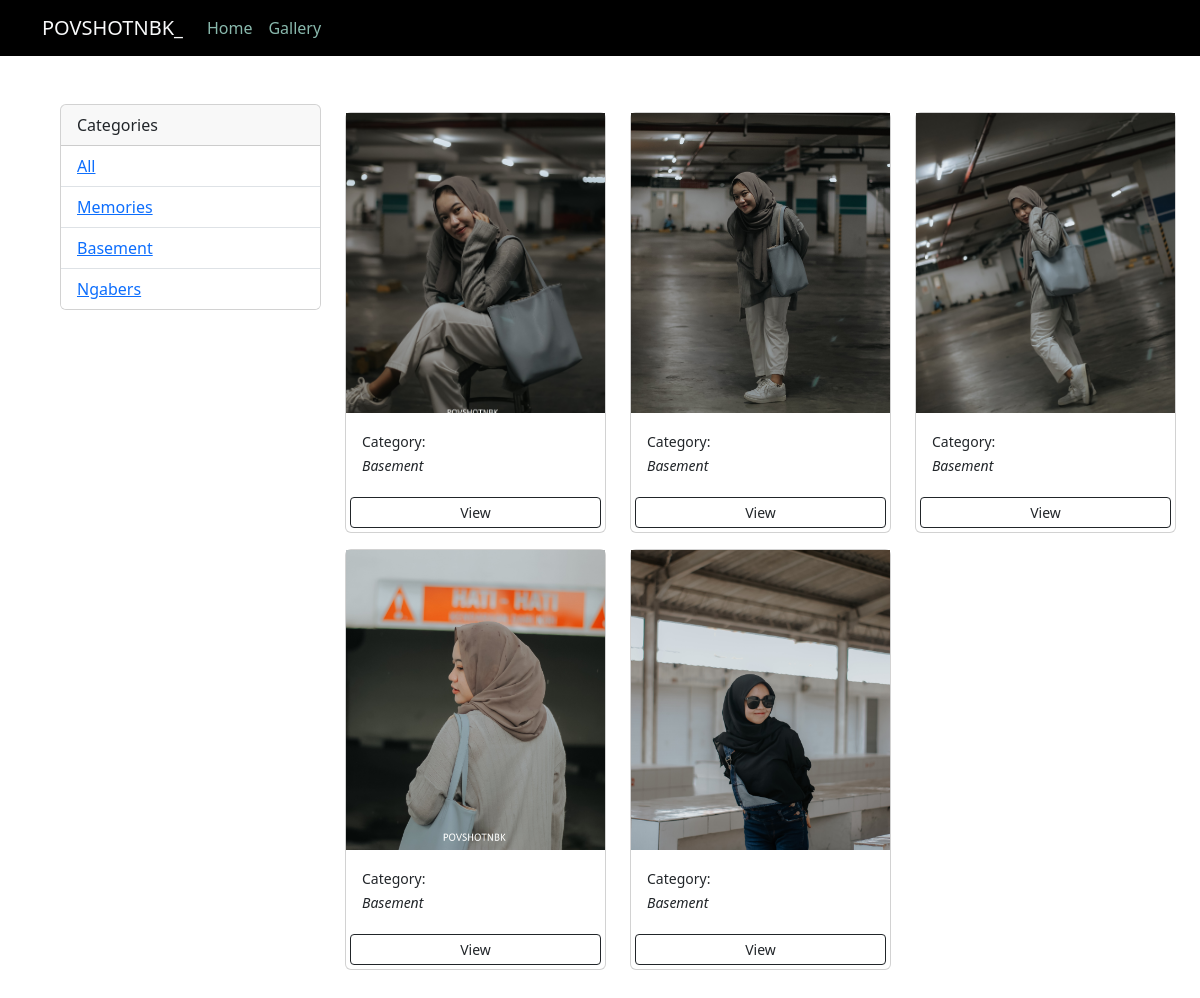
/gallery/?category=Basement, run on the app's committed database.
### website/models.py (models this page shows, shortened)
class Category(models.Model):
    name = models.CharField(max_length=100,null=False, blank=False)

class Photo(models.Model):
    category = models.ForeignKey(Category, on_delete=models.SET_NULL, null=True, blank=True)
    judul = models.CharField(max_length=500, null=True, blank=True)
    image = models.ImageField(null=False, blank=False)
    description = models.TextField()
    price = models.DecimalField(max_digits=10, decimal_places=2, null=False, blank=False)

### website/views.py (the view)
# urls.py: path("gallery/", views.gallery, name="gallery"),
def gallery(request):
    category = request.GET.get('category')
    if category == None :
        photos = Photo.objects.all()
    else :
        photos = Photo.objects.filter(category__name__contains=category)
    categories = Category.objects.all()
    context = {'categories' : categories , 'photos' : photos}
    return render(request,'photo/galery.html', context)

### website/templates/photo/galery.html (shortened to what this page needs)
{% extends 'photo/base.html' %}
{% block content %}
    <div class="container m-5">
      <div class="row">
        <div class="col-md-3">
          <div class="card">
            <div class="card-header">Categories</div>
            <ul class="list-group list-group-flush">
              <li class="list-group-item">
                <a href="{% url 'gallery' %}">All</a>
              </li>
              {% for category in categories %}
              <li class="list-group-item">
                <a href="{% url 'gallery' %}?category={{ category.name }}"> {{ category.name }} </a>
              </li>
              {% endfor %}
            </ul>
          </div>
        </div>
        <div class="col-md-9">
          <div class="row">
            {% for photo in photos %}
            <div class="col-md-4">
              <div class="card my-2">
                <img class="image-thumbail" src="{{ photo.image.url }}" alt="Card image cap" style="object-fit: cover; height: 300px" />
                <div class="card-body">
                  <small>Category: </small>
                  <br />
                  <small><i>{{ photo.category.name }}</i></small>
                </div>
                <a href="{% url 'detailPhoto' photo.id %} " class="btn btn-outline-dark btn-sm m-1">View</a>
              </div>
            </div>
            {% empty %}
            <h3>No Photo...</h3>
            {% endfor %}
          </div>
        </div>
      </div>
    </div>
{% endblock %}

### website/templates/photo/base.html (shortened to what this page needs)
<!DOCTYPE html>
<html lang="en">
  <head>
    <link href="https://cdn.jsdelivr.net/npm/bootstrap@5.3.2/dist/css/bootstrap.min.css" rel="stylesheet" />
  </head>
  <body>
    {% include 'photo/navbar.html' %}
    <div id="content">{% block content %}{% endblock %}</div>
  </body>
</html>

### website/templates/photo/navbar.html (shortened to what this page needs)
<nav class="navbar navbar-expand-lg bg-black">
  <div class="container">
    <a class="navbar-brand text-light" href="#">POVSHOTNBK_</a>
    <div class="collapse navbar-collapse" id="navbarNav">
      <ul class="navbar-nav">
        <li class="nav-item">
          <a class="nav-link home" aria-current="page" href="/" style="color: #89b9ad">Home</a>
        </li>
        <li class="nav-item">
          <a class="nav-link" href="/gallery" style="color: #89b9ad">Gallery</a>
        </li>
      </ul>
    </div>
  </div>
</nav>

### website/templates/photo/base.html (style rules this page uses)
:root { --width: 100%; --height: 100%; --border-width: 200px; --border-height: 200px; }

### data on the page
Category: name "Memories"
Category: name "Basement"
Category: name "Ngabers"
Photo: image (picture), category.name "Basement"
Photo: image (picture), category.name "Basement"
Photo: image (picture), category.name "Basement"
Photo: image (picture), category.name "Basement"
Photo: image (picture), category.name "Basement"
